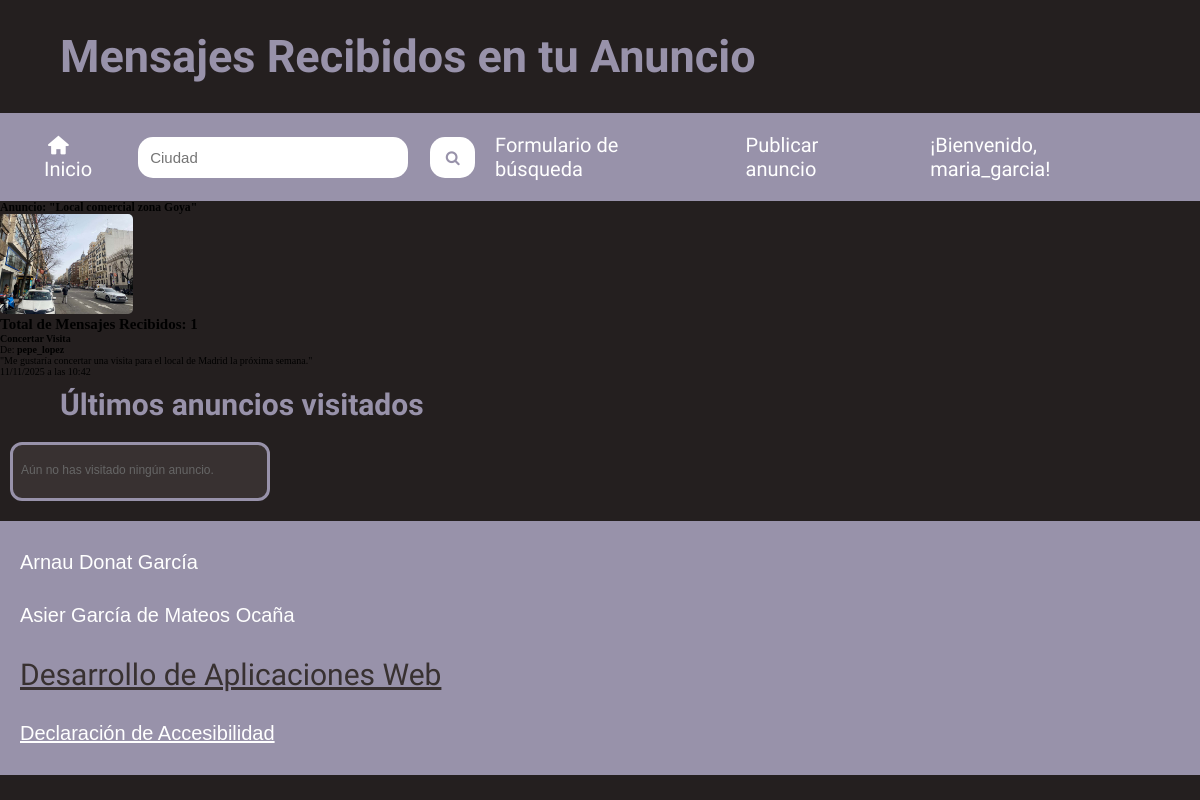
Page /mensajesAnuncio.php?id=2 (signed in) on the committed database.
### tables this page shows
CREATE TABLE `anuncios` (
  `IdAnuncio` int(11) NOT NULL,
  `TAnuncio` smallint(6) NOT NULL,
  `TVivienda` smallint(6) NOT NULL,
  `FPrincipal` varchar(255) DEFAULT NULL,
  `Alternativo` varchar(255) NOT NULL,
  `Titulo` varchar(255) NOT NULL,
  `Precio` decimal(10,2) NOT NULL,
  `Texto` text NOT NULL,
  `Ciudad` varchar(255) NOT NULL,
  `Pais` int(11) NOT NULL,
  `Superficie` decimal(10,2) NOT NULL,
  `NHabitaciones` int(11) NOT NULL,
  `NBanyos` int(11) NOT NULL,
  `Planta` int(11) NOT NULL,
  `Anyo` int(11) NOT NULL,
  `FRegistro` timestamp NOT NULL DEFAULT current_timestamp(),
  `Usuario` int(11) NOT NULL
);

CREATE TABLE `mensajes` (
  `IdMensaje` int(11) NOT NULL,
  `TMensaje` smallint(6) NOT NULL,
  `Texto` varchar(4000) NOT NULL,
  `Anuncio` int(11) NOT NULL,
  `UsuOrigen` int(11) NOT NULL,
  `UsuDestino` int(11) NOT NULL,
  `FRegistro` timestamp NOT NULL DEFAULT current_timestamp()
);

CREATE TABLE `tiposmensajes` (
  `IdTMensaje` smallint(6) NOT NULL,
  `NomTMensaje` varchar(255) NOT NULL
);

CREATE TABLE `usuarios` (
  `IdUsuario` int(11) NOT NULL,
  `NomUsuario` varchar(15) NOT NULL,
  `Clave` varchar(15) NOT NULL,
  `Email` varchar(254) NOT NULL,
  `Sexo` smallint(6) NOT NULL,
  `FNacimiento` date NOT NULL,
  `Ciudad` varchar(255) NOT NULL,
  `Pais` int(11) NOT NULL,
  `Foto` varchar(255) DEFAULT NULL,
  `FRegistro` timestamp NOT NULL DEFAULT current_timestamp(),
  `Estilo` int(11) NOT NULL
);

### mensajesAnuncio.php (the view, shortened to what this page needs)
<?php
    $anuncioId = (int)$_GET['id'];
    $config = parse_ini_file('config.ini');
    @$mysqli = new mysqli($config['Server'], $config['User'], $config['Password'], $config['Database']);
    $anuncio = null;
    $sqlAnuncio = "SELECT Titulo, FPrincipal, Alternativo, Usuario FROM ANUNCIOS WHERE IdAnuncio = ?";
    if ($stmt = $mysqli->prepare($sqlAnuncio)) {
        $stmt->bind_param("i", $anuncioId);
        $stmt->execute();
        $stmt->bind_result($tituloAnuncio, $fotoAnuncio, $altAnuncio, $propietarioId);
        if ($stmt->fetch()) {
            $anuncio = [
                'Titulo' => $tituloAnuncio,
                'Foto' => $fotoAnuncio,
                'Alt' => $altAnuncio,
                'Propietario' => $propietarioId
            ];
        }
    } else {
        die("Error al preparar la consulta del anuncio: " . $mysqli->error);
    }
    $mensajesRecibidos = [];
    $sqlMensajes = "SELECT M.Texto, M.FRegistro, TM.NomTMensaje, U_Origen.NomUsuario
                    FROM MENSAJES M
                    JOIN TIPOSMENSAJES TM ON M.TMensaje = TM.IdTMensaje
                    JOIN USUARIOS U_Origen ON M.UsuOrigen = U_Origen.IdUsuario
                    WHERE M.Anuncio = ?
                    ORDER BY M.FRegistro DESC";
    if ($stmt = $mysqli->prepare($sqlMensajes)) {
        $stmt->bind_param("i", $anuncioId);
        $stmt->execute();
        $resMensajes = $stmt->get_result();
        while ($row = $resMensajes->fetch_assoc()) {
            $mensajesRecibidos[] = $row;
        }
        $totalMensajes = $resMensajes->num_rows;
    } else {
        die("Error en la consulta de mensajes: " . $mysqli->error);
    }
    require 'cabecera.php';
?>
    <section id="info_anuncio_mensajes">
        <h3>Anuncio: "<?php echo htmlspecialchars($anuncio['Titulo']); ?>"</h3>
        <?php if (!empty($anuncio['Foto'])): ?>
            <img src="img/<?php echo htmlspecialchars($anuncio['Foto']); ?>" alt="<?php echo htmlspecialchars($anuncio['Alt']); ?>" style="max-height: 100px; border-radius: 5px;">
        <?php endif; ?>
    </section>
    <section id="lista_mensajes_anuncio">
        <h2>Total de Mensajes Recibidos: <?php echo $totalMensajes; ?></h2>
        <?php if ($totalMensajes == 0): ?>
            <p>Este anuncio aún no ha recibido ningún mensaje.</p>
        <?php else: ?>
            <ul>
                <?php foreach ($mensajesRecibidos as $msg): ?>
                <li>
                    <article class="mensaje-item">
                        <h4 class="msg-tipo"><?php echo htmlspecialchars($msg['NomTMensaje']); ?></h4>
                        <p class="msg-de">De: <strong><?php echo htmlspecialchars($msg['NomUsuario']); ?></strong></p>
                        <p class="msg-contenido">"<?php echo htmlspecialchars($msg['Texto']); ?>"</p>
                        <p class="msg-fecha"><time datetime="<?php echo $msg['FRegistro']; ?>">
                            <?php echo date("d/m/Y \a \l\a\s H:i", strtotime($msg['FRegistro'])); ?>
                        </time></p>
                    </article>
                </li>
                <?php endforeach; ?>
            </ul>
        <?php endif; ?>
    </section>
<?php
    require 'pie.php';
?>

### estilos/minimum.css (style rules this page uses)
* { padding: 0; margin: 0; box-sizing: border-box; }
html { font-size: 10px; background-color: var(--fondo); --fondo: #f3f3f3; --fondo2: #cccccc; --titulos: #120045; }

### estilos/maximum.css (style rules this page uses)
* { padding: 0; margin: 0; box-sizing: border-box; }
html { font-size: 10px; background-color: var(--fondo); --fondo: #f3f3f3; --fondo2: #cccccc; --titulos: #120045; }

### estilos/dark.css (style rules this page uses)
html { background-color: var(--fondo); --fondo: #241f1f; --fondo2: #383131; --titulos: #9892aa; }

### estilos/medium.css (style rules this page uses)
* { padding: 0; margin: 0; box-sizing: border-box; }
html { font-size: 10px; background-color: var(--fondo); --fondo: #f3f3f3; --fondo2: #cccccc; --titulos: #120045; }

### estilos/contrast.css (style rules this page uses)
html { background-color: var(--fondo); --fondo: #ffffff; --fondo2: #ffffff; --titulos: #000a52; --contrasteFondo: #000a52; }

### estilos/big.css (style rules this page uses)
html { font-size: 15px; }

### estilos/contrast-big.css (style rules this page uses)
html { background-color: var(--fondo); --fondo: #ffffff; --fondo2: #ffffff; --titulos: #000a52; --contrasteFondo: #000a52; font-size: 15px; }

### estilos/print.css (style rules this page uses)
* { -webkit-print-color-adjust: exact; print-color-adjust: exact; }

### rows in the picture
anuncios: FPrincipal (picture)
mensajes: TMensaje.NomTMensaje "Concertar Visita", UsuOrigen.NomUsuario "pepe_lopez", Texto "Me gustaría concertar una visita para el local de Madrid la próxima semana.", FRegistro "11/11/2025 a las 10:42"

### other values in the picture
$encabezado "Mensajes Recibidos en tu Anuncio"
$username "maria_garcia"
$totalMensajes "1"
